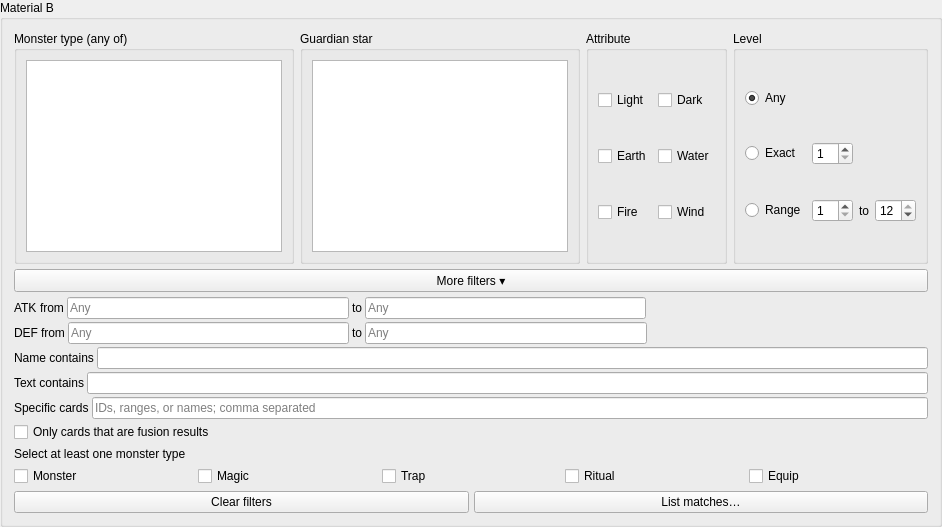
             <widget class="QGroupBox" name="materialBGroup">
              <property name="title">
               <string>Material B</string>
              </property>
              <layout class="QVBoxLayout" name="materialBLayout">
               <property name="spacing">
                <number>5</number>
               </property>
               <item>
                <layout class="QHBoxLayout" name="materialBCriteriaLayout">
                 <property name="spacing">
                  <number>6</number>
                 </property>
                 <item>
                  <widget class="QGroupBox" name="materialBTypeGroup">
                   <property name="title">
                    <string>Monster type (any of)</string>
                   </property>
                   <layout class="QVBoxLayout" name="materialBTypeLayout">
                    <item>
                     <widget class="QListWidget" name="materialBTypeList" />
                    </item>
                   </layout>
                  </widget>
                 </item>
                 <item>
                  <widget class="QGroupBox" name="materialBStarGroup">
                   <property name="title">
                    <string>Guardian star</string>
                   </property>
                   <layout class="QVBoxLayout" name="materialBStarLayout">
                    <item>
                     <widget class="QListWidget" name="materialBStarList" />
                    </item>
                   </layout>
                  </widget>
                 </item>
                 <item>
                  <widget class="QGroupBox" name="materialBAttributeGroup">
                   <property name="title">
                    <string>Attribute</string>
                   </property>
                   <layout class="QGridLayout" name="materialBAttributeLayout">
                    <item row="0" column="0">
                     <widget class="QCheckBox" name="materialBAttribute0">
                      <property name="text">
                       <string>Light</string>
                      </property>
                     </widget>
                    </item>
                    <item row="0" column="1">
                     <widget class="QCheckBox" name="materialBAttribute1">
                      <property name="text">
                       <string>Dark</string>
                      </property>
                     </widget>
                    </item>
                    <item row="1" column="0">
                     <widget class="QCheckBox" name="materialBAttribute2">
                      <property name="text">
                       <string>Earth</string>
                      </property>
                     </widget>
                    </item>
                    <item row="1" column="1">
                     <widget class="QCheckBox" name="materialBAttribute3">
                      <property name="text">
                       <string>Water</string>
                      </property>
                     </widget>
                    </item>
                    <item row="2" column="0">
                     <widget class="QCheckBox" name="materialBAttribute4">
                      <property name="text">
                       <string>Fire</string>
                      </property>
                     </widget>
                    </item>
                    <item row="2" column="1">
                     <widget class="QCheckBox" name="materialBAttribute5">
                      <property name="text">
                       <string>Wind</string>
                      </property>
                     </widget>
                    </item>
                   </layout>
                  </widget>
                 </item>
                 <item>
                  <widget class="QGroupBox" name="materialBLevelGroup">
                   <property name="title">
                    <string>Level</string>
                   </property>
                   <layout class="QGridLayout" name="materialBLevelLayout">
                    <item row="0" column="0">
                     <widget class="QRadioButton" name="materialBLevelAny">
                      <property name="text">
                       <string>Any</string>
                      </property>
                      <property name="checked">
                       <bool>true</bool>
                      </property>
                     </widget>
                    </item>
                    <item row="1" column="0">
                     <widget class="QRadioButton" name="materialBLevelExactRadio">
                      <property name="text">
                       <string>Exact</string>
                      </property>
                     </widget>
                    </item>
                    <item row="1" column="1">
                     <widget class="QSpinBox" name="materialBLevelExact">
                      <property name="minimum">
                       <number>1</number>
                      </property>
                      <property name="maximum">
                       <number>12</number>
                      </property>
                     </widget>
                    </item>
                    <item row="2" column="0">
                     <widget class="QRadioButton" name="materialBLevelRangeRadio">
                      <property name="text">
                       <string>Range</string>
                      </property>
                     </widget>
                    </item>
                    <item row="2" column="1">
                     <widget class="QSpinBox" name="materialBLevelMin">
                      <property name="minimum">
                       <number>1</number>
                      </property>
                      <property name="maximum">
                       <number>12</number>
                      </property>
                      <property name="value">
                       <number>1</number>
                      </property>
                     </widget>
                    </item>
                    <item row="2" column="2">
                     <widget class="QLabel" name="materialBLevelToLabel">
                      <property name="text">
                       <string>to</string>
                      </property>
                     </widget>
                    </item>
                    <item row="2" column="3">
                     <widget class="QSpinBox" name="materialBLevelMax">
                      <property name="minimum">
                       <number>1</number>
                      </property>
                      <property name="maximum">
                       <number>12</number>
                      </property>
                      <property name="value">
                       <number>12</number>
                      </property>
                     </widget>
                    </item>
                   </layout>
                  </widget>
                 </item>
                </layout>
               </item>
               <item>
                <widget class="QPushButton" name="materialBAdvancedToggle">
                 <property name="text">
                  <string>More filters ▾</string>
                 </property>
                 <property name="checkable">
                  <bool>true</bool>
                 </property>
                </widget>
               </item>
               <item>
                <layout class="QVBoxLayout" name="materialBAdvancedLayout">
                 <property name="spacing">
                  <number>3</number>
                 </property>
                 <item>
                  <layout class="QHBoxLayout" name="materialBAtkLayout">
                   <item>
                    <widget class="QLabel" name="materialBAtkLabel">
                     <property name="text">
                      <string>ATK</string>
                     </property>
                    </widget>
                   </item>
                   <item>
                    <widget class="QLabel" name="materialBAtkFromLabel">
                     <property name="text">
                      <string>from</string>
                     </property>
                    </widget>
                   </item>
                   <item>
                    <widget class="QLineEdit" name="materialBAtkMin">
                     <property name="placeholderText">
                      <string>Any</string>
                     </property>
                    </widget>
                   </item>
                   <item>
                    <widget class="QLabel" name="materialBAtkToLabel">
                     <property name="text">
                      <string>to</string>
                     </property>
                    </widget>
                   </item>
                   <item>
                    <widget class="QLineEdit" name="materialBAtkMax">
                     <property name="placeholderText">
                      <string>Any</string>
                     </property>
                    </widget>
                   </item>
                   <item>
                    <spacer name="materialBAtkSpacer">
                     <property name="orientation">
                      <enum>Qt::Orientation::Horizontal</enum>
                     </property>
                     <property name="sizeHint" stdset="0">
                      <size>
                       <width>40</width>
                       <height>20</height>
                      </size>
                     </property>
                    </spacer>
                   </item>
                  </layout>
                 </item>
                 <item>
                  <layout class="QHBoxLayout" name="materialBDefLayout">
                   <item>
                    <widget class="QLabel" name="materialBDefLabel">
                     <property name="text">
                      <string>DEF</string>
                     </property>
                    </widget>
                   </item>
                   <item>
                    <widget class="QLabel" name="materialBDefFromLabel">
                     <property name="text">
                      <string>from</string>
                     </property>
                    </widget>
                   </item>
                   <item>
                    <widget class="QLineEdit" name="materialBDefMin">
                     <property name="placeholderText">
                      <string>Any</string>
                     </property>
                    </widget>
                   </item>
                   <item>
                    <widget class="QLabel" name="materialBDefToLabel">
                     <property name="text">
                      <string>to</string>
                     </property>
                    </widget>
                   </item>
                   <item>
                    <widget class="QLineEdit" name="materialBDefMax">
                     <property name="placeholderText">
                      <string>Any</string>
                     </property>
                    </widget>
                   </item>
                   <item>
                    <spacer name="materialBDefSpacer">
                     <property name="orientation">
                      <enum>Qt::Orientation::Horizontal</enum>
                     </property>
                     <property name="sizeHint" stdset="0">
                      <size>
                       <width>40</width>
                       <height>20</height>
                      </size>
                     </property>
                    </spacer>
                   </item>
                  </layout>
                 </item>
                 <item>
                  <layout class="QHBoxLayout" name="materialBNameFilterLayout">
                   <item>
                    <widget class="QLabel" name="materialBNameLabel">
                     <property name="text">
                      <string>Name contains</string>
                     </property>
                    </widget>
                   </item>
                   <item>
                    <widget class="QLineEdit" name="materialBName">
                     <property name="placeholderText">
                      <string />
                     </property>
                    </widget>
                   </item>
                  </layout>
                 </item>
                 <item>
                  <layout class="QHBoxLayout" name="materialBTextFilterLayout">
                   <item>
                    <widget class="QLabel" name="materialBTextLabel">
                     <property name="text">
                      <string>Text contains</string>
                     </property>
                    </widget>
                   </item>
                   <item>
                    <widget class="QLineEdit" name="materialBText">
                     <property name="placeholderText">
                      <string />
                     </property>
                    </widget>
                   </item>
                  </layout>
                 </item>
                 <item>
                  <layout class="QHBoxLayout" name="materialBCardsFilterLayout">
                   <item>
                    <widget class="QLabel" name="materialBCardsLabel">
                     <property name="text">
                      <string>Specific cards</string>
                     </property>
                    </widget>
                   </item>
                   <item>
                    <widget class="QLineEdit" name="materialBCards">
                     <property name="placeholderText">
                      <string>IDs, ranges, or names; comma separated</string>
                     </property>
                    </widget>
                   </item>
                  </layout>
                 </item>
                 <item>
                  <widget class="QCheckBox" name="materialBResultsOnly">
                   <property name="text">
                    <string>Only cards that are fusion results</string>
                   </property>
                  </widget>
                 </item>
                </layout>
               </item>
               <item>
                <widget class="QLabel" name="materialBCountLabel">
                 <property name="text">
                  <string>Select at least one monster type</string>
                 </property>
                </widget>
               </item>
               <item>
                <layout class="QHBoxLayout" name="materialBKindsLayout">
                 <item>
                  <widget class="QCheckBox" name="materialBKindMonster">
                   <property name="text">
                    <string>Monster</string>
                   </property>
                  </widget>
                 </item>
                 <item>
                  <widget class="QCheckBox" name="materialBKindMagic">
                   <property name="text">
                    <string>Magic</string>
                   </property>
                  </widget>
                 </item>
                 <item>
                  <widget class="QCheckBox" name="materialBKindTrap">
                   <property name="text">
                    <string>Trap</string>
                   </property>
                  </widget>
                 </item>
                 <item>
                  <widget class="QCheckBox" name="materialBKindRitual">
                   <property name="text">
                    <string>Ritual</string>
                   </property>
                  </widget>
                 </item>
                 <item>
                  <widget class="QCheckBox" name="materialBKindEquip">
                   <property name="text">
                    <string>Equip</string>
                   </property>
                  </widget>
                 </item>
                </layout>
               </item>
               <item>
                <layout class="QHBoxLayout" name="materialBFilterActionsLayout">
                 <item>
                  <widget class="QPushButton" name="materialBClearFiltersButton">
                   <property name="text">
                    <string>Clear filters</string>
                   </property>
                  </widget>
                 </item>
                 <item>
                  <widget class="QPushButton" name="materialBListMatchesButton">
                   <property name="text">
                    <string>List matches…</string>
                   </property>
                  </widget>
                 </item>
                </layout>
               </item>
              </layout>
             </widget>
